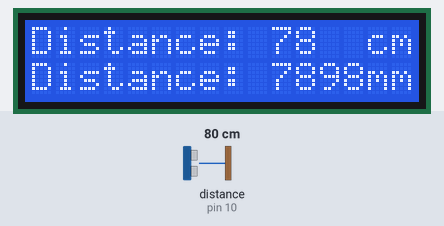
The sketch below on a simulated Arduino Uno, built with avr-gcc and run on an emulated ATmega328P. On the bench: 16×2 character LCD. Wiring (inferred from the names in the program): ultrasonic range finder: trigger pin 9; echo pin 10. Inputs (shaded band) come from the test bench; at power-on: distance to the obstacle (sensor on pin 10) 80 cm. The echo pulse lasts 58.3 µs per cm.

Above: at 1.2 s.
1.3 s: distance to the obstacle (sensor on pin 10) set to 2 cm
At 2.0 s:
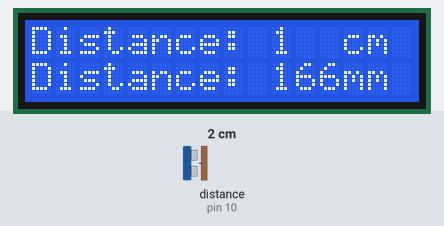
3.1 s: distance to the obstacle (sensor on pin 10) set to 4 cm
At 3.8 s:
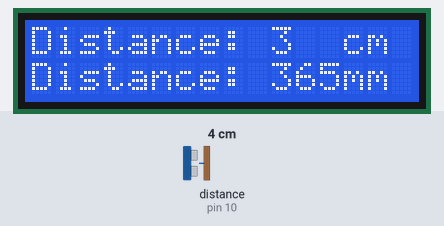
4.6 s: distance to the obstacle (sensor on pin 10) set to 9 cm
At 5.4 s:
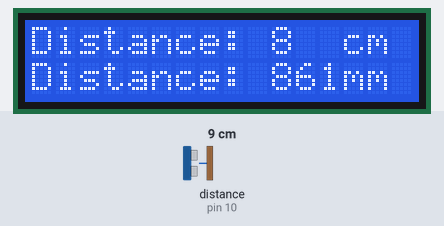
Timing chart, 0 to 7.6 s (numbered marks = the images above; inputs shaded):
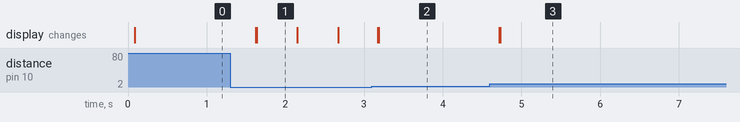

Measured:
- after the input at 1.3 s, the display: first changes after 0.33 s (image 1 shows a later state)
- after the input at 3.1 s, the display: first changes after 0.07 s (image 2 shows a later state)
- after the input at 4.6 s, the display: first changes after 0.12 s (image 3 shows a later state)

The sketch:

entfernungsmesser_mit_lcd.ino
```cpp
#include <LiquidCrystal.h> //Please replace the single quote characters ('') with the parenthesis character (<>)

LiquidCrystal lcd(1, 2, 4, 5, 6, 7); // Creates an LCD object. Parameters: (rs, enable, d4, d5, d6, d7)

const int trigPin = 9;
const int echoPin = 10;
long duration;
int distanceCm, distancemm;

void setup() {

lcd.begin(16,2); // Initializes the interface to the LCD screen, and specifies the dimensions (width and height) of the display
pinMode(trigPin, OUTPUT);
pinMode(echoPin, INPUT);

}

void loop() {

digitalWrite(trigPin, LOW);
delayMicroseconds(2);
digitalWrite(trigPin, HIGH);
delayMicroseconds(10);
digitalWrite(trigPin, LOW);

duration = pulseIn(echoPin, HIGH);
distanceCm= duration*0.034/2;
distancemm = duration*3.4/2;

lcd.setCursor(0,0); // Sets the location at which subsequent text written to the LCD will be displayed
lcd.print("Distance: "); // Prints string "Distance" on the LCD
lcd.print(distanceCm); // Prints the distance value from the sensor
lcd.print("  cm ");
delay(10);
lcd.setCursor(0,1);
lcd.print("Distance: ");
lcd.print(distancemm);
lcd.print("mm ");
delay(500);

}
```
